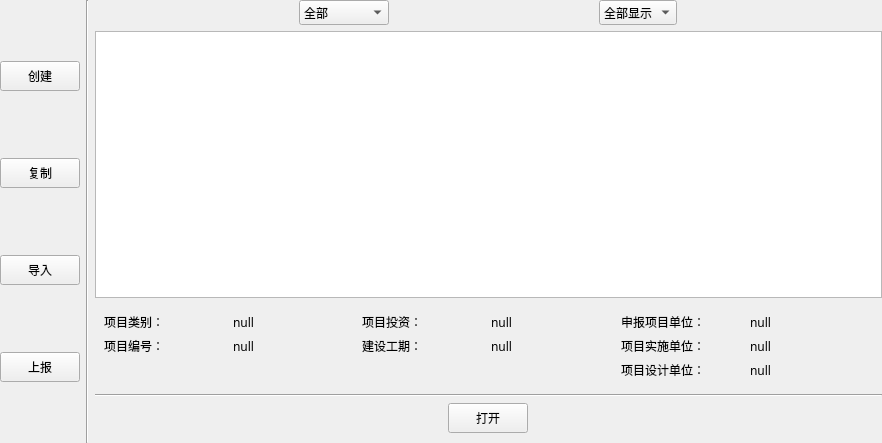
<?xml version="1.0" encoding="UTF-8"?>
<ui version="4.0">
 <class>Start</class>
 <widget class="QWidget" name="Start">
  <property name="geometry">
   <rect>
    <x>0</x>
    <y>0</y>
    <width>882</width>
    <height>443</height>
   </rect>
  </property>
  <property name="windowTitle">
   <string>Form</string>
  </property>
  <layout class="QHBoxLayout" name="horizontalLayout_4">
   <property name="spacing">
    <number>6</number>
   </property>
   <property name="leftMargin">
    <number>0</number>
   </property>
   <property name="topMargin">
    <number>0</number>
   </property>
   <property name="rightMargin">
    <number>0</number>
   </property>
   <property name="bottomMargin">
    <number>0</number>
   </property>
   <item>
    <layout class="QHBoxLayout" name="horizontalLayout">
     <item>
      <layout class="QVBoxLayout" name="verticalLayout">
       <item>
        <widget class="QPushButton" name="pushButtonBuild">
         <property name="minimumSize">
          <size>
           <width>80</width>
           <height>30</height>
          </size>
         </property>
         <property name="maximumSize">
          <size>
           <width>80</width>
           <height>30</height>
          </size>
         </property>
         <property name="font">
          <font>
           <family>微软雅黑</family>
          </font>
         </property>
         <property name="text">
          <string>创建</string>
         </property>
        </widget>
       </item>
       <item>
        <widget class="QPushButton" name="pushButtonCopy">
         <property name="minimumSize">
          <size>
           <width>80</width>
           <height>30</height>
          </size>
         </property>
         <property name="maximumSize">
          <size>
           <width>80</width>
           <height>30</height>
          </size>
         </property>
         <property name="font">
          <font>
           <family>微软雅黑</family>
          </font>
         </property>
         <property name="text">
          <string>复制</string>
         </property>
        </widget>
       </item>
       <item>
        <widget class="QPushButton" name="pushButtonInput">
         <property name="minimumSize">
          <size>
           <width>80</width>
           <height>30</height>
          </size>
         </property>
         <property name="maximumSize">
          <size>
           <width>80</width>
           <height>30</height>
          </size>
         </property>
         <property name="font">
          <font>
           <family>微软雅黑</family>
          </font>
         </property>
         <property name="text">
          <string>导入</string>
         </property>
        </widget>
       </item>
       <item>
        <widget class="QPushButton" name="pushButtonUpLoad">
         <property name="minimumSize">
          <size>
           <width>80</width>
           <height>30</height>
          </size>
         </property>
         <property name="maximumSize">
          <size>
           <width>80</width>
           <height>30</height>
          </size>
         </property>
         <property name="font">
          <font>
           <family>微软雅黑</family>
          </font>
         </property>
         <property name="text">
          <string>上报</string>
         </property>
        </widget>
       </item>
      </layout>
     </item>
     <item>
      <widget class="Line" name="line">
       <property name="orientation">
        <enum>Qt::Vertical</enum>
       </property>
      </widget>
     </item>
     <item>
      <layout class="QVBoxLayout" name="verticalLayout_2">
       <property name="bottomMargin">
        <number>10</number>
       </property>
       <item>
        <layout class="QHBoxLayout" name="horizontalLayout_2">
         <item>
          <widget class="QComboBox" name="comboBox">
           <property name="sizePolicy">
            <sizepolicy hsizetype="Fixed" vsizetype="Fixed">
             <horstretch>0</horstretch>
             <verstretch>0</verstretch>
            </sizepolicy>
           </property>
           <property name="font">
            <font>
             <family>微软雅黑</family>
            </font>
           </property>
           <item>
            <property name="text">
             <string>全部</string>
            </property>
           </item>
           <item>
            <property name="text">
             <string>建议书</string>
            </property>
           </item>
           <item>
            <property name="text">
             <string>可行性研究</string>
            </property>
           </item>
           <item>
            <property name="text">
             <string>实施方案</string>
            </property>
           </item>
          </widget>
         </item>
         <item>
          <widget class="QComboBox" name="comboBox_2">
           <property name="sizePolicy">
            <sizepolicy hsizetype="Fixed" vsizetype="Fixed">
             <horstretch>0</horstretch>
             <verstretch>0</verstretch>
            </sizepolicy>
           </property>
           <property name="font">
            <font>
             <family>微软雅黑</family>
            </font>
           </property>
           <item>
            <property name="text">
             <string>全部显示</string>
            </property>
           </item>
           <item>
            <property name="text">
             <string>一个月内</string>
            </property>
           </item>
           <item>
            <property name="text">
             <string>三个月内</string>
            </property>
           </item>
          </widget>
         </item>
        </layout>
       </item>
       <item>
        <widget class="QTableWidget" name="tableWidget">
         <property name="font">
          <font>
           <family>微软雅黑</family>
          </font>
         </property>
        </widget>
       </item>
       <item>
        <widget class="QWidget" name="widget" native="true">
         <layout class="QGridLayout" name="gridLayout">
          <item row="0" column="3">
           <widget class="QLabel" name="label_4">
            <property name="font">
             <font>
              <family>微软雅黑</family>
             </font>
            </property>
            <property name="text">
             <string>null</string>
            </property>
           </widget>
          </item>
          <item row="1" column="0">
           <widget class="QLabel" name="label_8">
            <property name="font">
             <font>
              <family>微软雅黑</family>
             </font>
            </property>
            <property name="text">
             <string>项目编号：</string>
            </property>
           </widget>
          </item>
          <item row="1" column="2">
           <widget class="QLabel" name="label_10">
            <property name="font">
             <font>
              <family>微软雅黑</family>
             </font>
            </property>
            <property name="text">
             <string>建设工期：</string>
            </property>
           </widget>
          </item>
          <item row="1" column="1">
           <widget class="QLabel" name="label_9">
            <property name="font">
             <font>
              <family>微软雅黑</family>
             </font>
            </property>
            <property name="text">
             <string>null</string>
            </property>
           </widget>
          </item>
          <item row="0" column="4">
           <widget class="QLabel" name="label_5">
            <property name="font">
             <font>
              <family>微软雅黑</family>
             </font>
            </property>
            <property name="text">
             <string>申报项目单位：</string>
            </property>
           </widget>
          </item>
          <item row="1" column="3">
           <widget class="QLabel" name="label_11">
            <property name="font">
             <font>
              <family>微软雅黑</family>
             </font>
            </property>
            <property name="text">
             <string>null</string>
            </property>
           </widget>
          </item>
          <item row="0" column="1">
           <widget class="QLabel" name="label_2">
            <property name="font">
             <font>
              <family>微软雅黑</family>
             </font>
            </property>
            <property name="text">
             <string>null</string>
            </property>
           </widget>
          </item>
          <item row="2" column="4">
           <widget class="QLabel" name="label_7">
            <property name="font">
             <font>
              <family>微软雅黑</family>
             </font>
            </property>
            <property name="text">
             <string>项目设计单位：</string>
            </property>
           </widget>
          </item>
          <item row="0" column="2">
           <widget class="QLabel" name="label_3">
            <property name="font">
             <font>
              <family>微软雅黑</family>
             </font>
            </property>
            <property name="text">
             <string>项目投资：</string>
            </property>
           </widget>
          </item>
          <item row="1" column="4">
           <widget class="QLabel" name="label_6">
            <property name="font">
             <font>
              <family>微软雅黑</family>
             </font>
            </property>
            <property name="text">
             <string>项目实施单位：</string>
            </property>
           </widget>
          </item>
          <item row="0" column="0">
           <widget class="QLabel" name="label">
            <property name="font">
             <font>
              <family>微软雅黑</family>
             </font>
            </property>
            <property name="text">
             <string>项目类别：</string>
            </property>
           </widget>
          </item>
          <item row="1" column="6">
           <widget class="QLabel" name="label_13">
            <property name="font">
             <font>
              <family>微软雅黑</family>
             </font>
            </property>
            <property name="text">
             <string>null</string>
            </property>
           </widget>
          </item>
          <item row="2" column="6">
           <widget class="QLabel" name="label_14">
            <property name="font">
             <font>
              <family>微软雅黑</family>
             </font>
            </property>
            <property name="text">
             <string>null</string>
            </property>
           </widget>
          </item>
          <item row="0" column="6">
           <widget class="QLabel" name="label_12">
            <property name="font">
             <font>
              <family>微软雅黑</family>
             </font>
            </property>
            <property name="text">
             <string>null</string>
            </property>
           </widget>
          </item>
         </layout>
        </widget>
       </item>
       <item>
        <widget class="Line" name="line_2">
         <property name="orientation">
          <enum>Qt::Horizontal</enum>
         </property>
        </widget>
       </item>
       <item>
        <layout class="QHBoxLayout" name="horizontalLayout_3">
         <item>
          <widget class="QPushButton" name="btnOpen">
           <property name="minimumSize">
            <size>
             <width>80</width>
             <height>30</height>
            </size>
           </property>
           <property name="maximumSize">
            <size>
             <width>80</width>
             <height>30</height>
            </size>
           </property>
           <property name="font">
            <font>
             <family>微软雅黑</family>
            </font>
           </property>
           <property name="text">
            <string>打开</string>
           </property>
          </widget>
         </item>
        </layout>
       </item>
      </layout>
     </item>
    </layout>
   </item>
  </layout>
 </widget>
 <resources/>
 <connections/>
</ui>
